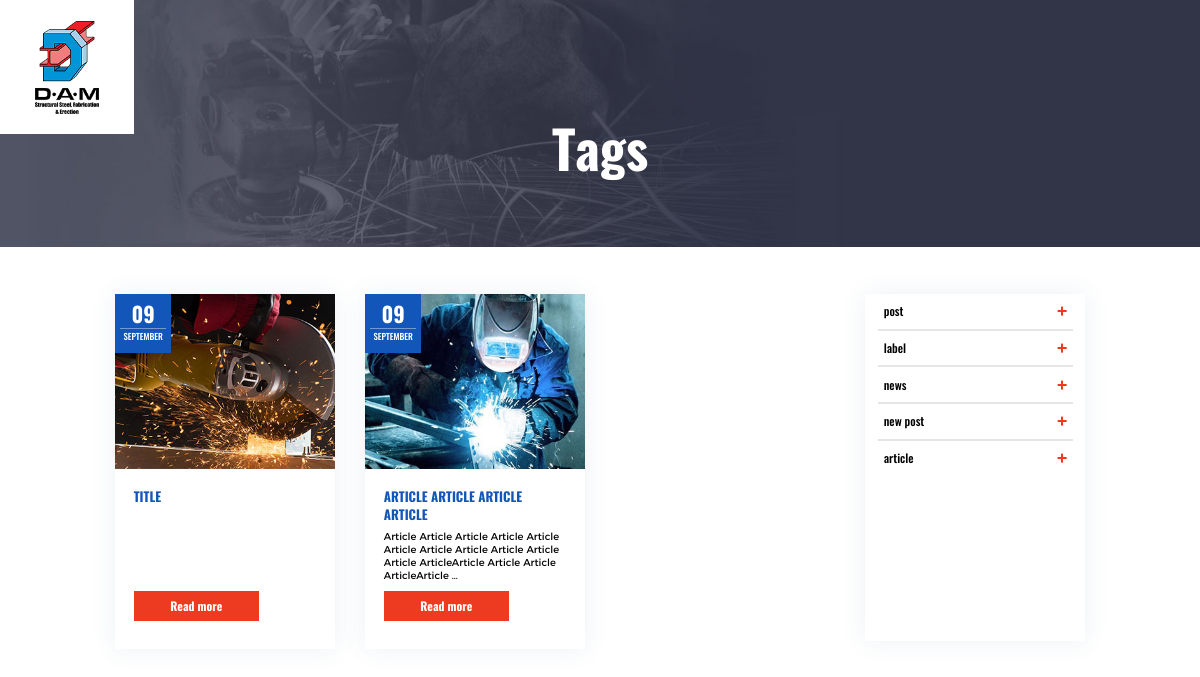
/tag/article/, run on the app's committed database.
### blog/models.py (models this page shows, shortened)
class Post(models.Model):
    author = models.ForeignKey(User, on_delete=models.CASCADE, related_name='blog_posts', default=0)
    title = models.CharField(max_length=150, db_index=True)
    image = models.ImageField(upload_to='products/%Y/%m/%d', blank=True)
    slug = models.SlugField(max_length=150, unique=True)
    text = models.TextField(blank=True, db_index=True)
    date_pub = models.DateTimeField(auto_now_add=True)
    date_create = models.DateTimeField(auto_created=True)
    date_update = models.DateTimeField(auto_now=True)
    tags = models.ManyToManyField('Tag', blank=True, related_name='posts')
    class Meta:
        ordering = ['-date_pub']
        index_together = (('id', 'slug'),)

class Tag(models.Model):
    name = models.CharField(max_length=100)
    slug = models.SlugField(max_length=100, unique=True)

### blog/views.py (the view)
# urls.py: path('tag/<str:slug>/', tags, name='tags')
def tags(request, slug):
    tag = Tag.objects.get(slug__iexact=slug)
    tags = Tag.objects.all()
    posts = tag.posts.all()
    paginator = Paginator(posts, 10)
    page_namber = request.GET.get('page', 1)
    page = paginator.get_page(page_namber)
    context = {'tag': tag,
                'posts': page,
                'tags': tags
    }
    return render(request, 'blog/tags.html', context=context)

### blog/templates/blog/tags.html (shortened to what this page needs)
{% extends "base.html" %}
{% load static %}
{% block content %}
<main>
    <section class="banner-page">
        <h1>Tags</h1>
    </section>
    <section class="blog-content">
        <div class="container">
            <div class="row">
                <div class="col-lg-9">
                    <div class="row">
                        {% for post in posts %}
                            {% include 'blog/includes/item.html' %}
                        {% endfor %}
                    </div>
                </div>
                <div class="col-lg-3">
                    {% include 'blog/includes/sidebar.html' %}
                </div>
            </div>
        </div>
    </section>
</main>
{% endblock %}

### blog/templates/blog/includes/item.html
<div class="col-md-4 col-sm-6 mb30">
    <div class="article">
        <p class="article-date">{{ post.date_pub|date:"d" }} <span>{{ post.date_pub|date:"F" }}</span></p>
        <div class="article-img">
            {% if post.image %}
                <img src="{{ post.image.url }}">
            {% else %}
                <img src="">
            {% endif %}
        </div>
        <div class="article-info">
            <h3 class="article-title"><a href="{% url 'post_detail' slug=post.slug %}">{{ post.title }}</a></h3>
            <p class="article-desc">{{ post.text|truncatewords:15 }}</p>
            <a href="{% url 'post_detail' slug=post.slug %}" class="btn btn__orange">Read more</a>
        </div>
    </div>
</div>

### blog/templates/blog/includes/sidebar.html
<div class="category-list-box">
    <ul class="list-category">
        {% for tag in tags %}
            <li><a href="{% url 'tags' slug=tag.slug %}">{{ tag.name }}<span class="active-icon"></span></a></li>
        {% endfor %}
    </ul>
</div>

### data on the page
Post: date_pub "09", date_pub "SEPTEMBER", image (picture), title "TITLE"
Post: date_pub "09", date_pub "SEPTEMBER", image (picture), title "ARTICLE ARTICLE ARTICLE ARTICLE", text "Article Article Article Article Article Article Article Article Article Article Article ArticleArticle Article Article ArticleArticle …"
Tag: name "post"
Tag: name "label"
Tag: name "news"
Tag: name "new post"
Tag: name "article"
